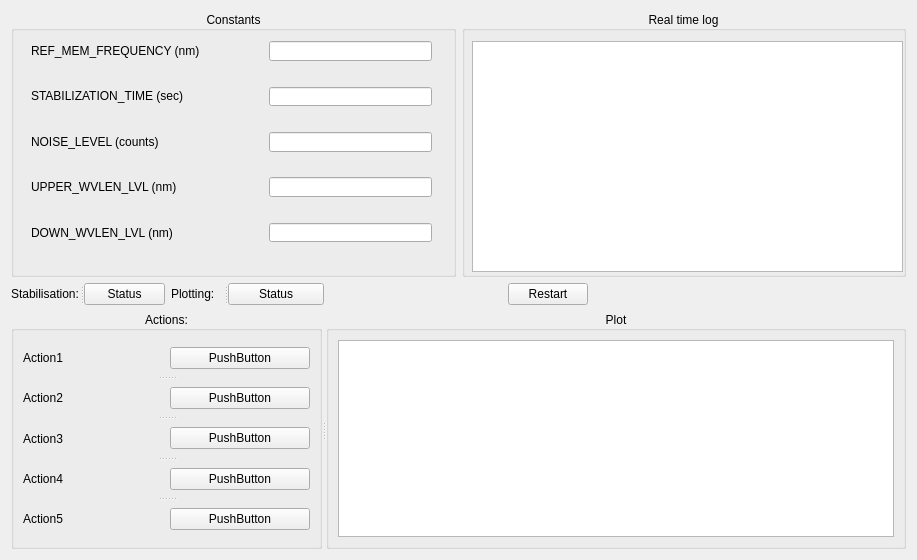
<?xml version="1.0" encoding="UTF-8"?>
<ui version="4.0">
 <class>Form</class>
 <widget class="QWidget" name="Form">
  <property name="geometry">
   <rect>
    <x>0</x>
    <y>0</y>
    <width>917</width>
    <height>560</height>
   </rect>
  </property>
  <property name="windowTitle">
   <string>Form</string>
  </property>
  <layout class="QGridLayout" name="gridLayout_3">
   <item row="0" column="0">
    <layout class="QVBoxLayout" name="verticalLayout_3">
     <item>
      <layout class="QHBoxLayout" name="horizontalLayout_7">
       <item>
        <widget class="QGroupBox" name="groupBox">
         <property name="title">
          <string>Constants</string>
         </property>
         <property name="alignment">
          <set>Qt::AlignCenter</set>
         </property>
         <widget class="QSplitter" name="splitter">
          <property name="geometry">
           <rect>
            <x>20</x>
            <y>30</y>
            <width>401</width>
            <height>201</height>
           </rect>
          </property>
          <property name="orientation">
           <enum>Qt::Vertical</enum>
          </property>
          <widget class="QWidget" name="layoutWidget">
           <layout class="QHBoxLayout" name="horizontalLayout_6">
            <item>
             <layout class="QVBoxLayout" name="verticalLayout">
              <item>
               <widget class="QLabel" name="label_4">
                <property name="sizePolicy">
                 <sizepolicy hsizetype="Preferred" vsizetype="Preferred">
                  <horstretch>0</horstretch>
                  <verstretch>0</verstretch>
                 </sizepolicy>
                </property>
                <property name="maximumSize">
                 <size>
                  <width>16777215</width>
                  <height>16777215</height>
                 </size>
                </property>
                <property name="text">
                 <string>REF_MEM_FREQUENCY (nm)</string>
                </property>
               </widget>
              </item>
              <item>
               <spacer name="horizontalSpacer_4">
                <property name="orientation">
                 <enum>Qt::Horizontal</enum>
                </property>
                <property name="sizeHint" stdset="0">
                 <size>
                  <width>168</width>
                  <height>20</height>
                 </size>
                </property>
               </spacer>
              </item>
              <item>
               <widget class="QLabel" name="label_5">
                <property name="text">
                 <string>STABILIZATION_TIME (sec)                </string>
                </property>
               </widget>
              </item>
              <item>
               <spacer name="horizontalSpacer_5">
                <property name="orientation">
                 <enum>Qt::Horizontal</enum>
                </property>
                <property name="sizeHint" stdset="0">
                 <size>
                  <width>168</width>
                  <height>20</height>
                 </size>
                </property>
               </spacer>
              </item>
              <item>
               <widget class="QLabel" name="label_7">
                <property name="text">
                 <string>NOISE_LEVEL (counts)                        </string>
                </property>
               </widget>
              </item>
              <item>
               <spacer name="horizontalSpacer_6">
                <property name="orientation">
                 <enum>Qt::Horizontal</enum>
                </property>
                <property name="sizeHint" stdset="0">
                 <size>
                  <width>168</width>
                  <height>20</height>
                 </size>
                </property>
               </spacer>
              </item>
              <item>
               <widget class="QLabel" name="label_6">
                <property name="text">
                 <string>UPPER_WVLEN_LVL (nm)                    </string>
                </property>
               </widget>
              </item>
              <item>
               <spacer name="horizontalSpacer_7">
                <property name="orientation">
                 <enum>Qt::Horizontal</enum>
                </property>
                <property name="sizeHint" stdset="0">
                 <size>
                  <width>168</width>
                  <height>20</height>
                 </size>
                </property>
               </spacer>
              </item>
              <item>
               <widget class="QLabel" name="label_8">
                <property name="text">
                 <string>DOWN_WVLEN_LVL (nm)                    </string>
                </property>
               </widget>
              </item>
             </layout>
            </item>
            <item>
             <spacer name="verticalSpacer_2">
              <property name="orientation">
               <enum>Qt::Vertical</enum>
              </property>
              <property name="sizeHint" stdset="0">
               <size>
                <width>20</width>
                <height>178</height>
               </size>
              </property>
             </spacer>
            </item>
            <item>
             <layout class="QVBoxLayout" name="verticalLayout_6">
              <item>
               <widget class="QLineEdit" name="lineEdit">
                <property name="sizePolicy">
                 <sizepolicy hsizetype="Expanding" vsizetype="Fixed">
                  <horstretch>0</horstretch>
                  <verstretch>0</verstretch>
                 </sizepolicy>
                </property>
               </widget>
              </item>
              <item>
               <spacer name="horizontalSpacer_8">
                <property name="orientation">
                 <enum>Qt::Horizontal</enum>
                </property>
                <property name="sizeHint" stdset="0">
                 <size>
                  <width>168</width>
                  <height>20</height>
                 </size>
                </property>
               </spacer>
              </item>
              <item>
               <widget class="QLineEdit" name="lineEdit_2"/>
              </item>
              <item>
               <spacer name="horizontalSpacer_9">
                <property name="orientation">
                 <enum>Qt::Horizontal</enum>
                </property>
                <property name="sizeHint" stdset="0">
                 <size>
                  <width>168</width>
                  <height>20</height>
                 </size>
                </property>
               </spacer>
              </item>
              <item>
               <widget class="QLineEdit" name="lineEdit_3"/>
              </item>
              <item>
               <spacer name="horizontalSpacer_10">
                <property name="orientation">
                 <enum>Qt::Horizontal</enum>
                </property>
                <property name="sizeHint" stdset="0">
                 <size>
                  <width>168</width>
                  <height>20</height>
                 </size>
                </property>
               </spacer>
              </item>
              <item>
               <widget class="QLineEdit" name="lineEdit_4"/>
              </item>
              <item>
               <spacer name="horizontalSpacer_11">
                <property name="orientation">
                 <enum>Qt::Horizontal</enum>
                </property>
                <property name="sizeHint" stdset="0">
                 <size>
                  <width>168</width>
                  <height>20</height>
                 </size>
                </property>
               </spacer>
              </item>
              <item>
               <widget class="QLineEdit" name="lineEdit_5"/>
              </item>
             </layout>
            </item>
           </layout>
          </widget>
         </widget>
        </widget>
       </item>
       <item>
        <widget class="QGroupBox" name="groupBox">
         <property name="title">
          <string>Real time log</string>
         </property>
         <property name="alignment">
          <set>Qt::AlignCenter</set>
         </property>
         <widget class="QGraphicsView" name="graphicsView">
          <property name="geometry">
           <rect>
            <x>10</x>
            <y>30</y>
            <width>431</width>
            <height>231</height>
           </rect>
          </property>
          <property name="autoFillBackground">
           <bool>false</bool>
          </property>
         </widget>
        </widget>
       </item>
      </layout>
     </item>
     <item>
      <layout class="QVBoxLayout" name="verticalLayout_2">
       <item>
        <layout class="QHBoxLayout" name="horizontalLayout_9">
         <item>
          <widget class="QSplitter" name="splitter_7">
           <property name="orientation">
            <enum>Qt::Horizontal</enum>
           </property>
           <widget class="QLabel" name="label_3">
            <property name="text">
             <string>Stabilisation:</string>
            </property>
           </widget>
           <widget class="QPushButton" name="pushButton_6">
            <property name="text">
             <string>Status</string>
            </property>
           </widget>
          </widget>
         </item>
         <item>
          <widget class="QSplitter" name="splitter_8">
           <property name="orientation">
            <enum>Qt::Horizontal</enum>
           </property>
           <widget class="QLabel" name="label_15">
            <property name="text">
             <string>Plotting:</string>
            </property>
           </widget>
           <widget class="QPushButton" name="pushButton_7">
            <property name="text">
             <string>Status</string>
            </property>
           </widget>
          </widget>
         </item>
         <item>
          <spacer name="horizontalSpacer_3">
           <property name="orientation">
            <enum>Qt::Horizontal</enum>
           </property>
           <property name="sizeHint" stdset="0">
            <size>
             <width>178</width>
             <height>20</height>
            </size>
           </property>
          </spacer>
         </item>
         <item>
          <layout class="QHBoxLayout" name="horizontalLayout_8">
           <item>
            <widget class="QPushButton" name="pushButton_8">
             <property name="text">
              <string>Restart</string>
             </property>
            </widget>
           </item>
           <item>
            <spacer name="horizontalSpacer_12">
             <property name="orientation">
              <enum>Qt::Horizontal</enum>
             </property>
             <property name="sizeHint" stdset="0">
              <size>
               <width>318</width>
               <height>20</height>
              </size>
             </property>
            </spacer>
           </item>
          </layout>
         </item>
        </layout>
       </item>
       <item>
        <widget class="QSplitter" name="splitter_4">
         <property name="orientation">
          <enum>Qt::Horizontal</enum>
         </property>
         <widget class="QGroupBox" name="groupBox">
          <property name="title">
           <string>Actions:</string>
          </property>
          <property name="alignment">
           <set>Qt::AlignCenter</set>
          </property>
          <layout class="QGridLayout" name="gridLayout_2">
           <item row="0" column="0">
            <widget class="QSplitter" name="splitter_3">
             <property name="orientation">
              <enum>Qt::Vertical</enum>
             </property>
             <widget class="QWidget" name="">
              <layout class="QHBoxLayout" name="horizontalLayout">
               <item>
                <widget class="QLabel" name="label_13">
                 <property name="text">
                  <string>Action1</string>
                 </property>
                </widget>
               </item>
               <item>
                <widget class="QPushButton" name="pushButton">
                 <property name="text">
                  <string>PushButton</string>
                 </property>
                </widget>
               </item>
              </layout>
             </widget>
             <widget class="QWidget" name="">
              <layout class="QHBoxLayout" name="horizontalLayout_2">
               <item>
                <widget class="QLabel" name="label_11">
                 <property name="text">
                  <string>Action2</string>
                 </property>
                </widget>
               </item>
               <item>
                <widget class="QPushButton" name="pushButton_2">
                 <property name="text">
                  <string>PushButton</string>
                 </property>
                </widget>
               </item>
              </layout>
             </widget>
             <widget class="QWidget" name="">
              <layout class="QHBoxLayout" name="horizontalLayout_3">
               <item>
                <widget class="QLabel" name="label_12">
                 <property name="text">
                  <string>Action3</string>
                 </property>
                </widget>
               </item>
               <item>
                <widget class="QPushButton" name="pushButton_4">
                 <property name="text">
                  <string>PushButton</string>
                 </property>
                </widget>
               </item>
              </layout>
             </widget>
             <widget class="QWidget" name="">
              <layout class="QHBoxLayout" name="horizontalLayout_4">
               <item>
                <widget class="QLabel" name="label_10">
                 <property name="text">
                  <string>Action4</string>
                 </property>
                </widget>
               </item>
               <item>
                <widget class="QPushButton" name="pushButton_3">
                 <property name="text">
                  <string>PushButton</string>
                 </property>
                </widget>
               </item>
              </layout>
             </widget>
             <widget class="QWidget" name="">
              <layout class="QHBoxLayout" name="horizontalLayout_5">
               <item>
                <widget class="QLabel" name="label_9">
                 <property name="text">
                  <string>Action5</string>
                 </property>
                </widget>
               </item>
               <item>
                <widget class="QPushButton" name="pushButton_5">
                 <property name="text">
                  <string>PushButton</string>
                 </property>
                </widget>
               </item>
              </layout>
             </widget>
            </widget>
           </item>
          </layout>
         </widget>
         <widget class="QGroupBox" name="groupBox_2">
          <property name="title">
           <string>Plot</string>
          </property>
          <property name="alignment">
           <set>Qt::AlignCenter</set>
          </property>
          <layout class="QGridLayout" name="gridLayout">
           <item row="0" column="0">
            <widget class="QGraphicsView" name="graphicsView_2">
             <property name="frameShadow">
              <enum>QFrame::Plain</enum>
             </property>
            </widget>
           </item>
          </layout>
         </widget>
        </widget>
       </item>
      </layout>
     </item>
    </layout>
   </item>
  </layout>
 </widget>
 <resources/>
 <connections/>
</ui>
